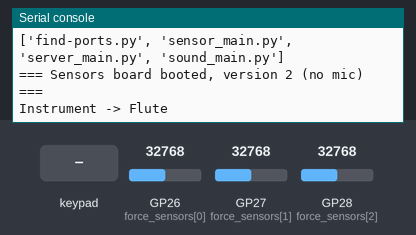
Bench run of a program on a simulated Raspberry Pi Pico running MicroPython. On the bench: the last lines printed to the serial console. The test bench sets the inputs (shaded band); at power-on: GP26 (force_sensors[0]) = 32768, GP27 (force_sensors[1]) = 32768, GP28 (force_sensors[2]) = 32768 (analog values on the 0–65535 scale).

Above: at 1.2 s.
1.3 s: key '1' pressed
At 1.7 s:
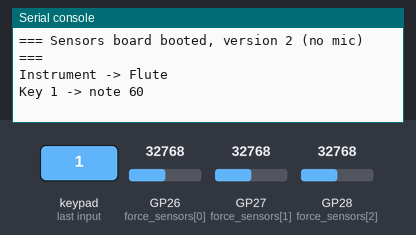
2.8 s: keypad keys 1 2 pressed 0.4 s apart
At 4.3 s:
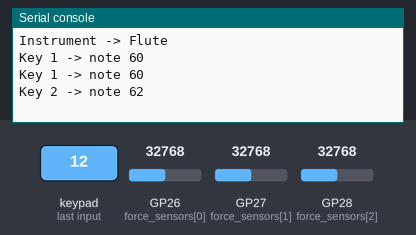

The program:

sensor_main.py
```python
from machine import Pin, ADC, UART
from time import sleep_us
import os

print(os.listdir("/"))

# =========================================================
# UART OUTPUT TO SOUND BOARD -- 2-byte framed messages
# =========================================================

uart = UART(0, baudrate=115200, tx=Pin(0), rx=Pin(1))
uart_to_server = UART(1, baudrate=115200, tx=Pin(20), rx=Pin(21))

CMD_SELECT_INSTRUMENT = 1
CMD_PLAY_NOTE = 2

def select_instrument(instrument_index):
    uart.write(bytes([CMD_SELECT_INSTRUMENT, instrument_index]))
    uart_to_server.write(bytes([CMD_SELECT_INSTRUMENT, instrument_index]))


def play(note_num):
    uart.write(bytes([CMD_PLAY_NOTE, note_num]))
    uart_to_server.write(bytes([CMD_PLAY_NOTE, note_num]))
# =========================================================
# KEYPAD -- mapped to a musical scale, and is the trigger
# =========================================================

rows = [Pin(2, Pin.IN), Pin(3, Pin.IN), Pin(4, Pin.IN), Pin(5, Pin.IN)]
columns = [Pin(6, Pin.IN, Pin.PULL_UP), Pin(7, Pin.IN, Pin.PULL_UP), Pin(8, Pin.IN, Pin.PULL_UP)]

KEY_LAYOUT = (
    ("1", "2", "3"),
    ("4", "5", "6"),
    ("7", "8", "9"),
    ("*", "0", "#")
)

# Major scale intervals. Change this list to change the scale.
SCALE_STEPS = [0, 2, 4, 5, 7, 9, 11, 12, 14, 16, 17, 19]
root_note = 60  # C4

KEY_TO_MIDI = {
    key: root_note + SCALE_STEPS[i]
    for i, key in enumerate(("1", "2", "3", "4", "5", "6", "7", "8", "9", "*", "0", "#"))
}


def scan_keypad():
    for row in rows:
        row.init(Pin.IN)
    for row_index, row in enumerate(rows):
        row.init(Pin.OUT, value=0)
        sleep_us(10)
        for column_index, column in enumerate(columns):
            if column.value() == 0:
                key = KEY_LAYOUT[row_index][column_index]
                row.init(Pin.IN)
                return key
        row.init(Pin.IN)
    return None


# =========================================================
# FORCE SENSOR -- selects the instrument
# =========================================================

FORCE_SENSOR_PINS = (26, 27, 28)
force_sensors = [ADC(pin_number) for pin_number in FORCE_SENSOR_PINS]
INSTRUMENT_NAMES = ("Trumpet", "Oboe", "Flute")

FORCE_THRESHOLDS = (18_000, 18_000, 18_000)
FORCE_HYSTERESIS = 2_500

filtered_force = [sensor.read_u16() for sensor in force_sensors]
sensor_pressed = [False, False, False]


def update_force_sensors():
    """Returns the index of a newly-pressed force sensor, or None."""
    newly_pressed = None
    for sensor_index, sensor in enumerate(force_sensors):
        raw_value = sensor.read_u16()
        filtered_force[sensor_index] += (raw_value - filtered_force[sensor_index]) // 4
        threshold = FORCE_THRESHOLDS[sensor_index]

        if not sensor_pressed[sensor_index] and filtered_force[sensor_index] >= threshold:
            sensor_pressed[sensor_index] = True
            newly_pressed = sensor_index
        elif sensor_pressed[sensor_index] and filtered_force[sensor_index] <= threshold - FORCE_HYSTERESIS:
            sensor_pressed[sensor_index] = False

    return newly_pressed


# =========================================================
# MAIN LOOP
# =========================================================

active_key = None
previous_key = None
current_instrument = 0

print("=== Sensors board booted, version 2 (no mic) ===")

while True:
    detected_key = scan_keypad()

    if detected_key is not None and detected_key != previous_key:
        active_key = detected_key
        note_num = KEY_TO_MIDI.get(active_key, root_note)
        print("Key", active_key, "-> note", note_num)
        play(note_num)

    previous_key = detected_key

    newly_selected = update_force_sensors()
    if newly_selected is not None:
        current_instrument = newly_selected
        print("Instrument ->", INSTRUMENT_NAMES[current_instrument])
        select_instrument(current_instrument)
```

Measured:
- after the input at 1.3 s, the serial console: prints a new line at once (image 1)
- after the input at 2.8 s, the serial console: prints a new line after 0.40 s (image 2)
